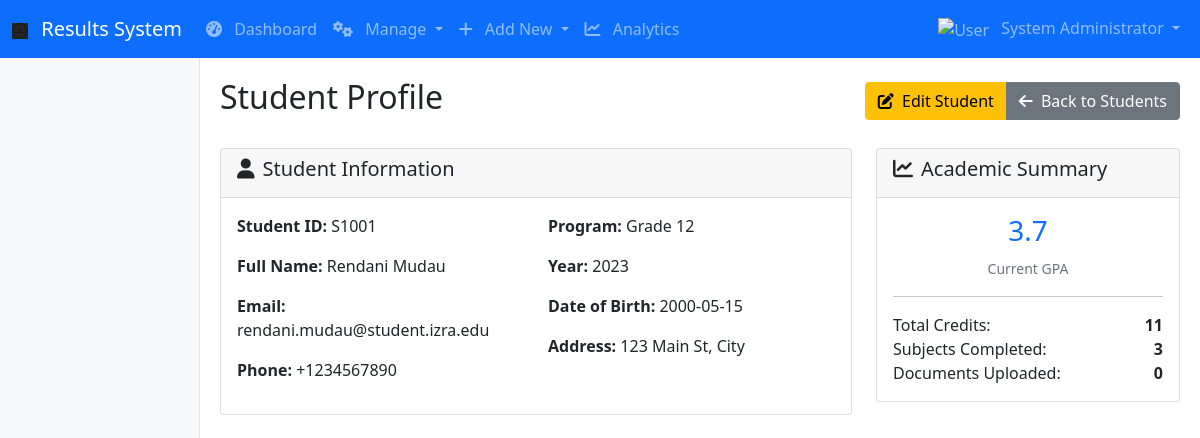
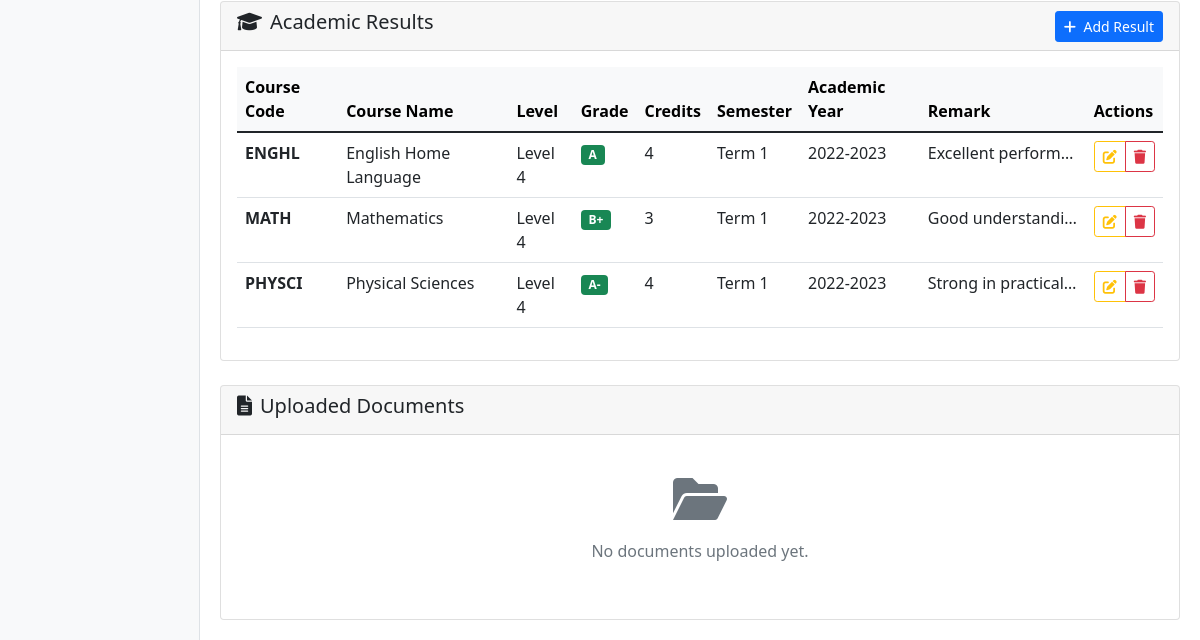
The app's page /admin/student/S1001 (signed in), older data (2 pictures, top to bottom).
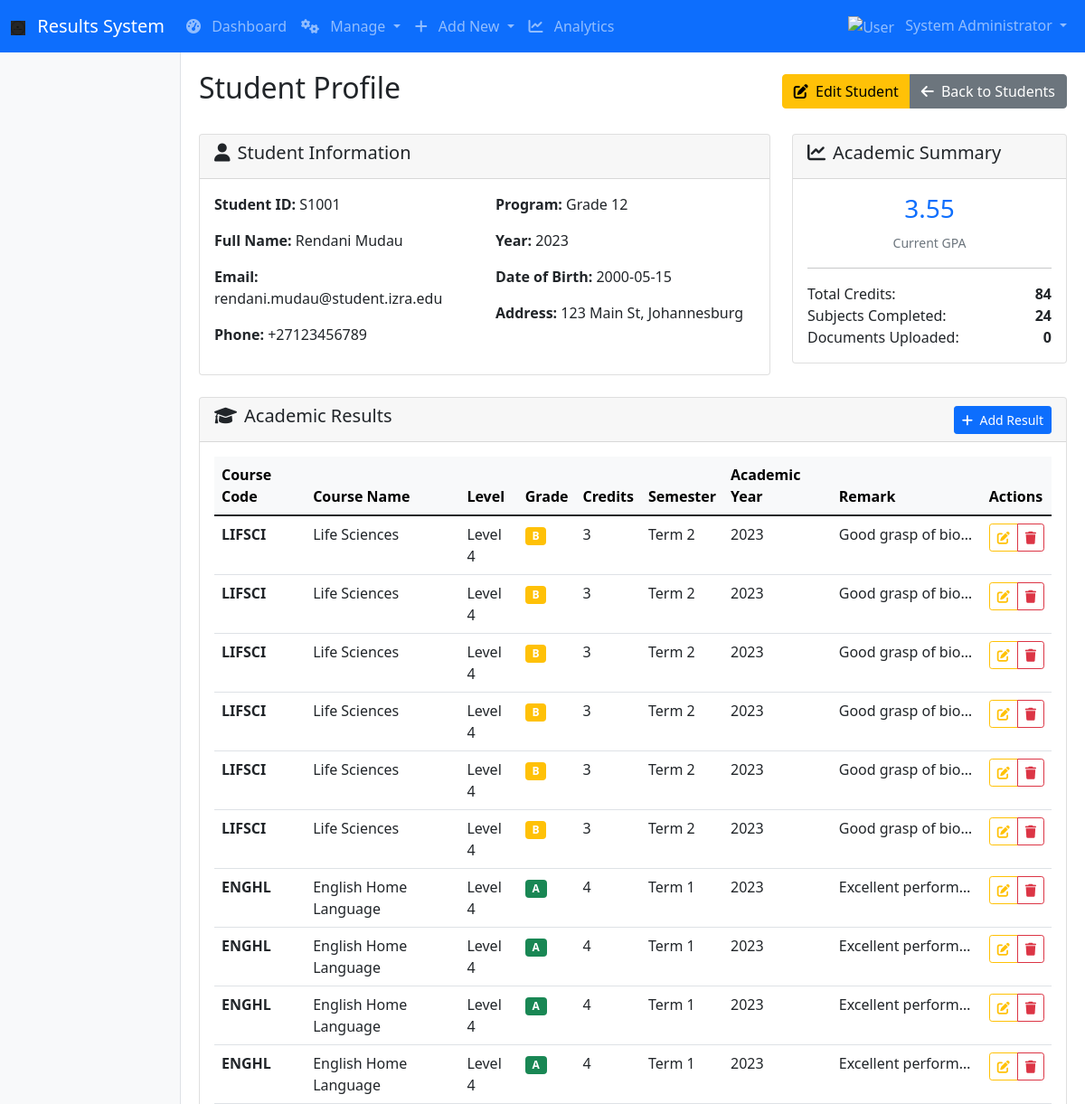
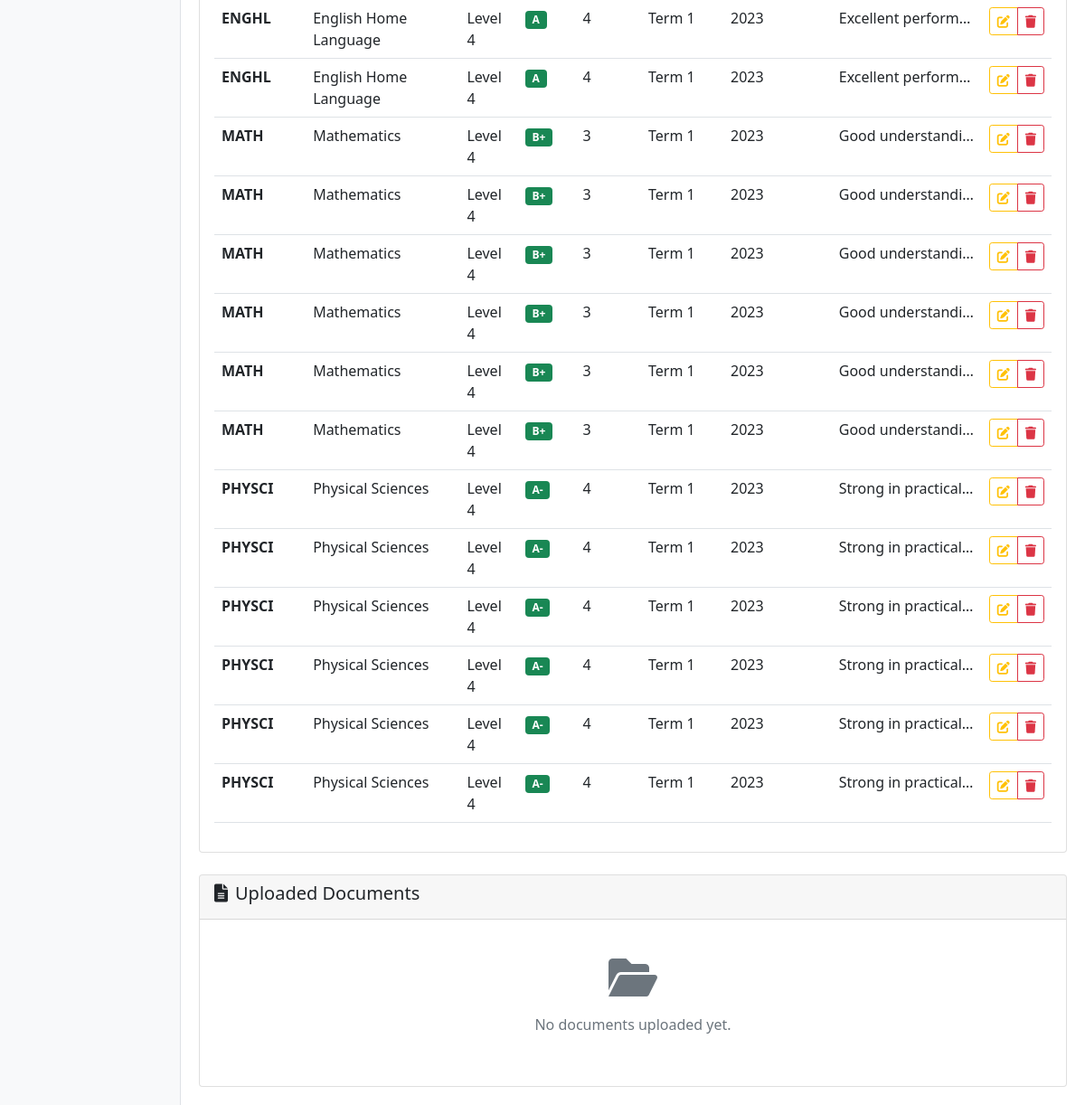
The same page, newer data (2 pictures, top to bottom).
### tables this page shows
CREATE TABLE students
                 (id INTEGER PRIMARY KEY AUTOINCREMENT,
                 student_id TEXT UNIQUE NOT NULL,
                 full_name TEXT NOT NULL,
                 email TEXT NOT NULL,
                 program TEXT,
                 year INTEGER,
                 date_of_birth TEXT,
                 phone_number TEXT,
                 address TEXT,
                 created_at TEXT DEFAULT CURRENT_TIMESTAMP);

CREATE TABLE results
                 (id INTEGER PRIMARY KEY AUTOINCREMENT,
                 student_id TEXT NOT NULL,
                 course_code TEXT NOT NULL,
                 course_name TEXT NOT NULL,
                 subject_level TEXT,
                 grade TEXT NOT NULL,
                 credits INTEGER,
                 semester TEXT NOT NULL,
                 academic_year TEXT NOT NULL,
                 remark TEXT,
                 created_at TEXT DEFAULT CURRENT_TIMESTAMP,
                 updated_at TEXT DEFAULT CURRENT_TIMESTAMP,
                 FOREIGN KEY (student_id) REFERENCES students (student_id));

### app.py (the view)
    def decorated_function(*args, **kwargs):
        if 'role' not in session or session['role'] != 'admin':
            flash('Admin access required.', 'danger')
            return redirect(url_for('login'))
        return f(*args, **kwargs)

### app.py (called while the page is built)
def get_db_connection():
    conn = sqlite3.connect('results.db')
    conn.row_factory = sqlite3.Row
    return conn

def calculate_gpa(results):
    if not results:
        return 0.0
    grade_points = 0
    total_credits = 0
    for result in results:
        credit = result['credits'] or 0
        grade = result['grade']
        if grade in GRADE_TO_POINTS:
            points = GRADE_TO_POINTS[grade]
            grade_points += points * credit
            total_credits += credit
    return round(grade_points / total_credits, 2) if total_credits > 0 else 0.0

def admin_required(f):
    def decorated_function(*args, **kwargs):
        if 'role' not in session or session['role'] != 'admin':
            flash('Admin access required.', 'danger')
            return redirect(url_for('login'))
        return f(*args, **kwargs)
    decorated_function.__name__ = f.__name__
    return decorated_function

@app.context_processor
def utility_processor():
    def now(format='%Y-%m-%d %H:%M'):
        return datetime.now().strftime(format)
    return dict(now=now)

### templates/view_student.html (shortened to what this page needs)
{% extends "base.html" %}
{% block content %}
<div class="d-flex justify-content-between align-items-center mb-4">
    <h2>Student Profile</h2>
    <div class="btn-group">
        <a href="{{ url_for('edit_student', student_id=student.student_id) }}" class="btn btn-warning">
            <i class="fas fa-edit me-1"></i> Edit Student
        </a>
        <a href="{{ url_for('manage_students') }}" class="btn btn-secondary">
            <i class="fas fa-arrow-left me-1"></i> Back to Students
        </a>
    </div>
</div>
<div class="row mb-4">
    <div class="col-md-8">
        <div class="card">
            <div class="card-header">
                <h5><i class="fas fa-user me-2"></i>Student Information</h5>
            </div>
            <div class="card-body">
                <div class="row">
                    <div class="col-md-6">
                        <p><strong>Student ID:</strong> {{ student.student_id }}</p>
                        <p><strong>Full Name:</strong> {{ student.full_name }}</p>
                        <p><strong>Email:</strong> {{ student.email }}</p>
                        <p><strong>Phone:</strong> {{ student.phone_number or 'N/A' }}</p>
                    </div>
                    <div class="col-md-6">
                        <p><strong>Program:</strong> {{ student.program }}</p>
                        <p><strong>Year:</strong> {{ student.year }}</p>
                        <p><strong>Date of Birth:</strong> {{ student.date_of_birth or 'N/A' }}</p>
                        <p><strong>Address:</strong> {{ student.address or 'N/A' }}</p>
                    </div>
                </div>
            </div>
        </div>
    </div>
    <div class="col-md-4">
        <div class="card">
            <div class="card-header">
                <h5><i class="fas fa-chart-line me-2"></i>Academic Summary</h5>
            </div>
            <div class="card-body">
                <div class="text-center mb-3">
                    <h3 class="text-primary">{{ gpa }}</h3>
                    <small class="text-muted">Current GPA</small>
                </div>
                <hr>
                <div class="d-flex justify-content-between">
                    <span>Total Credits:</span>
                    <strong>{{ total_credits }}</strong>
                </div>
                <div class="d-flex justify-content-between">
                    <span>Subjects Completed:</span>
                    <strong>{{ results|length }}</strong>
                </div>
                <div class="d-flex justify-content-between">
                    <span>Documents Uploaded:</span>
                    <strong>{{ documents|length }}</strong>
                </div>
            </div>
        </div>
    </div>
</div>
<div class="row mb-4">
    <div class="col-12">
        <div class="card">
            <div class="card-header d-flex justify-content-between align-items-center">
                <h5><i class="fas fa-graduation-cap me-2"></i>Academic Results</h5>
                <a href="{{ url_for('add_result') }}?student_id={{ student.student_id }}" class="btn btn-sm btn-primary">
                    <i class="fas fa-plus me-1"></i> Add Result
                </a>
            </div>
            <div class="card-body">
                {% if results %}
                <div class="table-responsive">
                    <table class="table table-hover">
                        <thead class="table-light">
                            <tr>
                                <th>Course Code</th>
                                <th>Course Name</th>
                                <th>Level</th>
                                <th>Grade</th>
                                <th>Credits</th>
                                <th>Semester</th>
                                <th>Academic Year</th>
                                <th>Remark</th>
                                <th>Actions</th>
                            </tr>
                        </thead>
                        <tbody>
                            {% for result in results %}
                            <tr>
                                <td><strong>{{ result.course_code }}</strong></td>
                                <td>{{ result.course_name }}</td>
                                <td>{{ result.subject_level or 'N/A' }}</td>
                                <td>
                                    <span class="badge bg-{% if result.grade in ['A', 'A-', 'B+'] %}success{% elif result.grade in ['B', 'B-', 'C+'] %}warning{% else %}danger{% endif %}">
                                        {{ result.grade }}
                                    </span>
                                </td>
                                <td>{{ result.credits }}</td>
                                <td>{{ result.semester }}</td>
                                <td>{{ result.academic_year }}</td>
                                <td>
                                    {% if result.remark %}
                                    <span class="d-inline-block text-truncate" style="max-width: 150px;" title="{{ result.remark }}">
                                        {{ result.remark }}
                                    </span>
                                    {% else %}
                                    <span class="text-muted">No remark</span>
                                    {% endif %}
                                </td>
                                <td>
                                    <div class="btn-group btn-group-sm">
                                        <a href="{{ url_for('edit_result', result_id=result.id) }}" class="btn btn-outline-warning btn-sm">
                                            <i class="fas fa-edit"></i>
                                        </a>
                                        <a href="{{ url_for('delete_result', result_id=result.id) }}"
                                           class="btn btn-outline-danger btn-sm"
                                           onclick="return confirm('Are you sure you want to delete this result?')">
                                            <i class="fas fa-trash"></i>
                                        </a>
                                    </div>
                                </td>
                            </tr>
                            {% endfor %}
                        </tbody>
                    </table>
                </div>
                {% endif %}
            </div>
        </div>
    </div>
</div>
<div class="row">
    <div class="col-12">
        <div class="card">
            <div class="card-header">
                <h5><i class="fas fa-file-alt me-2"></i>Uploaded Documents</h5>
            </div>
            <div class="card-body">
                {% if documents %}
                <div class="table-responsive">
                    <table class="table table-hover">
                        <thead class="table-light">
                            <tr>
                                <th>Document Name</th>
                                <th>Type</th>
                                <th>Upload Date</th>
                                <th>Status</th>
                                <th>Feedback</th>
                                <th>Actions</th>
                            </tr>
                        </thead>
                        <tbody>
                            {% for doc in documents %}
                            <tr>
                                <td>{{ doc.doc_name }}</td>
                                <td>{{ doc.doc_type }}</td>
                                <td>{{ doc.upload_date[:10] }}</td>
                                <td>
                                    {% if doc.status == 'Approved' %}
                                    <span class="badge bg-success">
                                        <i class="fas fa-check me-1"></i>Approved
                                    </span>
                                    {% elif doc.status == 'Rejected' %}
                                    <span class="badge bg-danger">
                                        <i class="fas fa-times me-1"></i>Rejected
                                    </span>
                                    {% else %}
                                    <span class="badge bg-warning">
                                        <i class="fas fa-clock me-1"></i>Pending
                                    </span>
                                    {% endif %}
                                </td>
                                <td>
                                    {% if doc.feedback %}
                                    <span class="d-inline-block text-truncate" style="max-width: 200px;" title="{{ doc.feedback }}">
                                        {{ doc.feedback }}
                                    </span>
                                    {% else %}
                                    <span class="text-muted">No feedback</span>
                                    {% endif %}
                                </td>
                                <td>
                                    <div class="btn-group btn-group-sm">
                                        <a href="{{ url_for('download_document', doc_id=doc.id) }}" class="btn btn-outline-primary btn-sm">
                                            <i class="fas fa-download"></i> Download
                                        </a>
                                        {% if doc.status == 'Pending' %}
                                        <button type="button" class="btn btn-outline-success btn-sm"
                                                onclick="updateDocStatus({{ doc.id }}, 'Approved')">
                                            <i class="fas fa-check"></i>
                                        </button>
                                        <button type="button" class="btn btn-outline-danger btn-sm"
                                                onclick="updateDocStatus({{ doc.id }}, 'Rejected')">
                                            <i class="fas fa-times"></i>
                                        </button>
                                        {% endif %}
                                    </div>
                                </td>
                            </tr>
                            {% endfor %}
                        </tbody>
                    </table>
                </div>
                {% else %}
                <div class="text-center py-4">
                    <i class="fas fa-folder-open fa-3x text-muted mb-3"></i>
                    <p class="text-muted">No documents uploaded yet.</p>
                </div>
                {% endif %}
            </div>
        </div>
    </div>
</div>
{% endblock %}

### templates/base.html (shortened to what this page needs)
<!DOCTYPE html>
<html lang="en">
<head>
    <link href="https://cdn.jsdelivr.net/npm/bootstrap@5.1.3/dist/css/bootstrap.min.css" rel="stylesheet">
    <link href="https://cdnjs.cloudflare.com/ajax/libs/font-awesome/6.0.0/css/all.min.css" rel="stylesheet">
</head>
<body>
    <nav class="navbar navbar-expand-lg navbar-dark bg-primary">
        <div class="container-fluid">
            <a class="navbar-brand" href="{{ url_for('index') }}">
                <img src="{{ url_for('static', filename='images/Logo.png') }}" alt="Logo" class="nav-icon" height="24">
                Results System
            </a>
            <div class="collapse navbar-collapse" id="navbarNav">
                <ul class="navbar-nav me-auto">
                    {% if session.role == 'admin' %}
                    <li class="nav-item">
                        <a class="nav-link" href="{{ url_for('admin_dashboard') }}">
                            <i class="fas fa-tachometer-alt me-2"></i>
                            Dashboard
                        </a>
                    </li>
                    <li class="nav-item dropdown">
                        <a class="nav-link dropdown-toggle" href="#" id="manageDropdown" role="button" data-bs-toggle="dropdown">
                            <i class="fas fa-cogs me-2"></i>
                            Manage
                        </a>
                    </li>
                    <li class="nav-item dropdown">
                        <a class="nav-link dropdown-toggle" href="#" id="addDropdown" role="button" data-bs-toggle="dropdown">
                            <i class="fas fa-plus me-2"></i>
                            Add New
                        </a>
                    </li>
                    <li class="nav-item">
                        <a class="nav-link" href="{{ url_for('analytics') }}">
                            <i class="fas fa-chart-line me-2"></i>
                            Analytics
                        </a>
                    </li>
                    {% endif %}
                </ul>
                <ul class="navbar-nav">
                    {% if session.username %}
                    <li class="nav-item dropdown">
                        <a class="nav-link dropdown-toggle" href="#" id="userDropdown" role="button" data-bs-toggle="dropdown">
                            <img src="{{ url_for('static', filename='images/user.png') }}" alt="User" class="nav-icon">
                            {{ session.full_name }}
                        </a>
                    </li>
                    {% endif %}
                </ul>
            </div>
        </div>
    </nav>
    <div class="container-fluid">
        <div class="row">
            {% if session.role %}
            <div class="col-md-2 sidebar p-3">
            </div>
            <div class="col-md-10 main-content">
                {% block content %}{% endblock %}
            </div>
            {% else %}
            <div class="col-12">
                {% block content_public %}{% endblock %}
            </div>
            {% endif %}
        </div>
    </div>
</body>
</html>

### templates/base.html (style rules this page uses)
.sidebar { min-height: calc(100vh - 56px); background-color: #f8f9fa; border-right: 1px solid #dee2e6; }
.main-content { padding: 20px; }
.nav-icon { width: 16px; height: 16px; margin-right: 8px; }

Row changes from the older to the newer data that the page shows:
changed students "Rendani Mudau": phone_number "+1234567890" → "+27123456789"; address "123 Main St, City" → "123 Main St, Johannesburg"
now on this page (row edited): results: course_code "LIFSCI", course_name "Life Sciences", subject_level "Level 4", grade "B", credits "3", semester "Term 2", academic_year "2023", remark "Good grasp of bio…"
added results: course_code "LIFSCI", course_name "Life Sciences", subject_level "Level 4", grade "B", credits "3", semester "Term 2", academic_year "2023", remark "Good grasp of bio…"
added results: course_code "LIFSCI", course_name "Life Sciences", subject_level "Level 4", grade "B", credits "3", semester "Term 2", academic_year "2023", remark "Good grasp of bio…"
added results: course_code "LIFSCI", course_name "Life Sciences", subject_level "Level 4", grade "B", credits "3", semester "Term 2", academic_year "2023", remark "Good grasp of bio…"
added results: course_code "LIFSCI", course_name "Life Sciences", subject_level "Level 4", grade "B", credits "3", semester "Term 2", academic_year "2023", remark "Good grasp of bio…"
added results: course_code "LIFSCI", course_name "Life Sciences", subject_level "Level 4", grade "B", credits "3", semester "Term 2", academic_year "2023", remark "Good grasp of bio…"
changed results (number 7 of 24 on the later page): academic_year "2022-2023" → "2023"
added results: course_code "ENGHL", course_name "English Home Language", subject_level "Level 4", grade "A", credits "4", semester "Term 1", academic_year "2023", remark "Excellent perform…"
added results: course_code "ENGHL", course_name "English Home Language", subject_level "Level 4", grade "A", credits "4", semester "Term 1", academic_year "2023", remark "Excellent perform…"
added results: course_code "ENGHL", course_name "English Home Language", subject_level "Level 4", grade "A", credits "4", semester "Term 1", academic_year "2023", remark "Excellent perform…"
added results: course_code "ENGHL", course_name "English Home Language", subject_level "Level 4", grade "A", credits "4", semester "Term 1", academic_year "2023", remark "Excellent perform…"
added results: course_code "ENGHL", course_name "English Home Language", subject_level "Level 4", grade "A", credits "4", semester "Term 1", academic_year "2023", remark "Excellent perform…"
changed results (number 13 of 24 on the later page): academic_year "2022-2023" → "2023"
added results: course_code "MATH", course_name "Mathematics", subject_level "Level 4", grade "B+", credits "3", semester "Term 1", academic_year "2023", remark "Good understandi…"
added results: course_code "MATH", course_name "Mathematics", subject_level "Level 4", grade "B+", credits "3", semester "Term 1", academic_year "2023", remark "Good understandi…"
added results: course_code "MATH", course_name "Mathematics", subject_level "Level 4", grade "B+", credits "3", semester "Term 1", academic_year "2023", remark "Good understandi…"
added results: course_code "MATH", course_name "Mathematics", subject_level "Level 4", grade "B+", credits "3", semester "Term 1", academic_year "2023", remark "Good understandi…"
added results: course_code "MATH", course_name "Mathematics", subject_level "Level 4", grade "B+", credits "3", semester "Term 1", academic_year "2023", remark "Good understandi…"
changed results (number 19 of 24 on the later page): academic_year "2022-2023" → "2023"
added results: course_code "PHYSCI", course_name "Physical Sciences", subject_level "Level 4", grade "A-", credits "4", semester "Term 1", academic_year "2023", remark "Strong in practical…"
added results: course_code "PHYSCI", course_name "Physical Sciences", subject_level "Level 4", grade "A-", credits "4", semester "Term 1", academic_year "2023", remark "Strong in practical…"
added results: course_code "PHYSCI", course_name "Physical Sciences", subject_level "Level 4", grade "A-", credits "4", semester "Term 1", academic_year "2023", remark "Strong in practical…"
added results: course_code "PHYSCI", course_name "Physical Sciences", subject_level "Level 4", grade "A-", credits "4", semester "Term 1", academic_year "2023", remark "Strong in practical…"
added results: course_code "PHYSCI", course_name "Physical Sciences", subject_level "Level 4", grade "A-", credits "4", semester "Term 1", academic_year "2023", remark "Strong in practical…"
Text that changed along with them:
{{ gpa }}: "3.7" → "3.55"
{{ total_credits }}: "11" → "84"
{{ results|length }}: "3" → "24"
